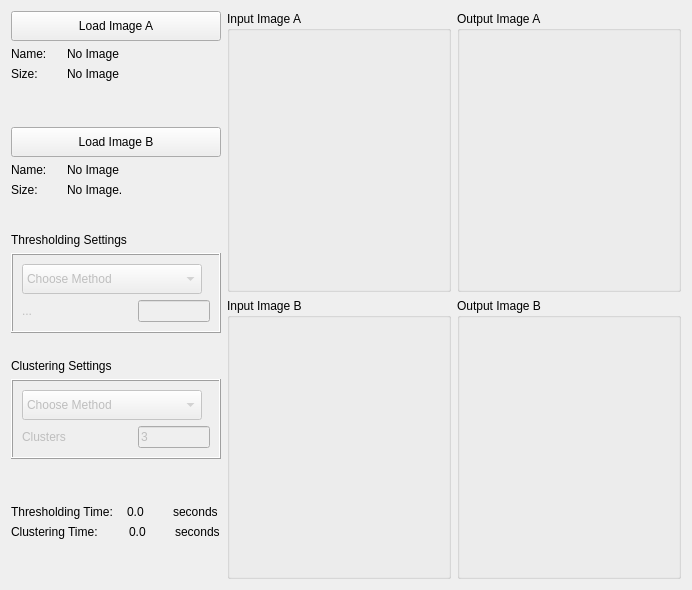
      <widget class="QWidget" name="Segmentation_Tab">
       <attribute name="title">
        <string>Segmentation</string>
       </attribute>
       <layout class="QGridLayout" name="gridLayout_68">
        <item row="0" column="0">
         <layout class="QGridLayout" name="gridLayout_57">
          <item row="0" column="0">
           <layout class="QVBoxLayout" name="verticalLayout_13">
            <item>
             <widget class="QPushButton" name="btn_load_7_1">
              <property name="sizePolicy">
               <sizepolicy hsizetype="Fixed" vsizetype="Fixed">
                <horstretch>0</horstretch>
                <verstretch>0</verstretch>
               </sizepolicy>
              </property>
              <property name="minimumSize">
               <size>
                <width>210</width>
                <height>30</height>
               </size>
              </property>
              <property name="maximumSize">
               <size>
                <width>210</width>
                <height>30</height>
               </size>
              </property>
              <property name="text">
               <string>Load Image A</string>
              </property>
             </widget>
            </item>
            <item>
             <layout class="QHBoxLayout" name="horizontalLayout_53">
              <property name="sizeConstraint">
               <enum>QLayout::SetFixedSize</enum>
              </property>
              <item>
               <widget class="QLabel" name="label_61">
                <property name="sizePolicy">
                 <sizepolicy hsizetype="Fixed" vsizetype="Fixed">
                  <horstretch>0</horstretch>
                  <verstretch>0</verstretch>
                 </sizepolicy>
                </property>
                <property name="minimumSize">
                 <size>
                  <width>50</width>
                  <height>0</height>
                 </size>
                </property>
                <property name="text">
                 <string>Name:</string>
                </property>
               </widget>
              </item>
              <item>
               <widget class="QLabel" name="label_imgName_7_1">
                <property name="sizePolicy">
                 <sizepolicy hsizetype="Fixed" vsizetype="Fixed">
                  <horstretch>0</horstretch>
                  <verstretch>0</verstretch>
                 </sizepolicy>
                </property>
                <property name="maximumSize">
                 <size>
                  <width>210</width>
                  <height>25</height>
                 </size>
                </property>
                <property name="text">
                 <string>No Image</string>
                </property>
               </widget>
              </item>
             </layout>
            </item>
            <item>
             <layout class="QHBoxLayout" name="horizontalLayout_54">
              <item>
               <widget class="QLabel" name="label_62">
                <property name="sizePolicy">
                 <sizepolicy hsizetype="Fixed" vsizetype="Fixed">
                  <horstretch>0</horstretch>
                  <verstretch>0</verstretch>
                 </sizepolicy>
                </property>
                <property name="minimumSize">
                 <size>
                  <width>50</width>
                  <height>0</height>
                 </size>
                </property>
                <property name="text">
                 <string>Size:</string>
                </property>
               </widget>
              </item>
              <item>
               <widget class="QLabel" name="label_imgSize_7_1">
                <property name="sizePolicy">
                 <sizepolicy hsizetype="Fixed" vsizetype="Fixed">
                  <horstretch>0</horstretch>
                  <verstretch>0</verstretch>
                 </sizepolicy>
                </property>
                <property name="maximumSize">
                 <size>
                  <width>210</width>
                  <height>25</height>
                 </size>
                </property>
                <property name="text">
                 <string>No Image</string>
                </property>
               </widget>
              </item>
             </layout>
            </item>
            <item>
             <spacer name="verticalSpacer_24">
              <property name="orientation">
               <enum>Qt::Vertical</enum>
              </property>
              <property name="sizeType">
               <enum>QSizePolicy::Fixed</enum>
              </property>
              <property name="sizeHint" stdset="0">
               <size>
                <width>20</width>
                <height>40</height>
               </size>
              </property>
             </spacer>
            </item>
            <item>
             <widget class="QPushButton" name="btn_load_7_2">
              <property name="enabled">
               <bool>true</bool>
              </property>
              <property name="sizePolicy">
               <sizepolicy hsizetype="Fixed" vsizetype="Fixed">
                <horstretch>0</horstretch>
                <verstretch>0</verstretch>
               </sizepolicy>
              </property>
              <property name="minimumSize">
               <size>
                <width>210</width>
                <height>30</height>
               </size>
              </property>
              <property name="maximumSize">
               <size>
                <width>210</width>
                <height>30</height>
               </size>
              </property>
              <property name="text">
               <string>Load Image B</string>
              </property>
             </widget>
            </item>
            <item>
             <layout class="QHBoxLayout" name="horizontalLayout_55">
              <property name="sizeConstraint">
               <enum>QLayout::SetFixedSize</enum>
              </property>
              <item>
               <widget class="QLabel" name="label_63">
                <property name="sizePolicy">
                 <sizepolicy hsizetype="Fixed" vsizetype="Fixed">
                  <horstretch>0</horstretch>
                  <verstretch>0</verstretch>
                 </sizepolicy>
                </property>
                <property name="minimumSize">
                 <size>
                  <width>50</width>
                  <height>0</height>
                 </size>
                </property>
                <property name="text">
                 <string>Name:</string>
                </property>
               </widget>
              </item>
              <item>
               <widget class="QLabel" name="label_imgName_7_2">
                <property name="sizePolicy">
                 <sizepolicy hsizetype="Fixed" vsizetype="Fixed">
                  <horstretch>0</horstretch>
                  <verstretch>0</verstretch>
                 </sizepolicy>
                </property>
                <property name="maximumSize">
                 <size>
                  <width>210</width>
                  <height>25</height>
                 </size>
                </property>
                <property name="text">
                 <string>No Image</string>
                </property>
               </widget>
              </item>
             </layout>
            </item>
            <item>
             <layout class="QHBoxLayout" name="horizontalLayout_56">
              <item>
               <widget class="QLabel" name="label_64">
                <property name="sizePolicy">
                 <sizepolicy hsizetype="Fixed" vsizetype="Fixed">
                  <horstretch>0</horstretch>
                  <verstretch>0</verstretch>
                 </sizepolicy>
                </property>
                <property name="minimumSize">
                 <size>
                  <width>50</width>
                  <height>0</height>
                 </size>
                </property>
                <property name="text">
                 <string>Size:</string>
                </property>
               </widget>
              </item>
              <item>
               <widget class="QLabel" name="label_imgSize_7_2">
                <property name="sizePolicy">
                 <sizepolicy hsizetype="Fixed" vsizetype="Fixed">
                  <horstretch>0</horstretch>
                  <verstretch>0</verstretch>
                 </sizepolicy>
                </property>
                <property name="maximumSize">
                 <size>
                  <width>210</width>
                  <height>25</height>
                 </size>
                </property>
                <property name="text">
                 <string>No Image.</string>
                </property>
               </widget>
              </item>
             </layout>
            </item>
            <item>
             <spacer name="verticalSpacer_25">
              <property name="orientation">
               <enum>Qt::Vertical</enum>
              </property>
              <property name="sizeType">
               <enum>QSizePolicy::Fixed</enum>
              </property>
              <property name="sizeHint" stdset="0">
               <size>
                <width>20</width>
                <height>30</height>
               </size>
              </property>
             </spacer>
            </item>
            <item>
             <layout class="QGridLayout" name="gridLayout_42">
              <item row="0" column="0">
               <widget class="QLabel" name="label_55">
                <property name="maximumSize">
                 <size>
                  <width>210</width>
                  <height>25</height>
                 </size>
                </property>
                <property name="text">
                 <string>Thresholding Settings</string>
                </property>
               </widget>
              </item>
              <item row="1" column="0">
               <widget class="QFrame" name="sift_settings_layout_2">
                <property name="enabled">
                 <bool>true</bool>
                </property>
                <property name="sizePolicy">
                 <sizepolicy hsizetype="Fixed" vsizetype="Fixed">
                  <horstretch>0</horstretch>
                  <verstretch>0</verstretch>
                 </sizepolicy>
                </property>
                <property name="maximumSize">
                 <size>
                  <width>210</width>
                  <height>16777215</height>
                 </size>
                </property>
                <property name="frameShape">
                 <enum>QFrame::Box</enum>
                </property>
                <property name="frameShadow">
                 <enum>QFrame::Raised</enum>
                </property>
                <property name="lineWidth">
                 <number>1</number>
                </property>
                <property name="midLineWidth">
                 <number>0</number>
                </property>
                <layout class="QGridLayout" name="gridLayout_44">
                 <item row="0" column="0">
                  <layout class="QVBoxLayout" name="verticalLayout_14">
                   <item>
                    <widget class="QComboBox" name="combo_thresholding_methods">
                     <property name="enabled">
                      <bool>false</bool>
                     </property>
                     <property name="sizePolicy">
                      <sizepolicy hsizetype="Fixed" vsizetype="Fixed">
                       <horstretch>0</horstretch>
                       <verstretch>0</verstretch>
                      </sizepolicy>
                     </property>
                     <property name="minimumSize">
                      <size>
                       <width>180</width>
                       <height>30</height>
                      </size>
                     </property>
                     <item>
                      <property name="text">
                       <string>Choose Method</string>
                      </property>
                     </item>
                     <item>
                      <property name="text">
                       <string>Optimal Thresholding</string>
                      </property>
                     </item>
                     <item>
                      <property name="text">
                       <string>Otsu Thresholding</string>
                      </property>
                     </item>
                     <item>
                      <property name="text">
                       <string>Spectral Thresholding</string>
                      </property>
                     </item>
                    </widget>
                   </item>
                   <item>
                    <layout class="QHBoxLayout" name="horizontalLayout_37">
                     <item>
                      <widget class="QLabel" name="label_matches_number_2">
                       <property name="enabled">
                        <bool>false</bool>
                       </property>
                       <property name="sizePolicy">
                        <sizepolicy hsizetype="Fixed" vsizetype="Fixed">
                         <horstretch>0</horstretch>
                         <verstretch>0</verstretch>
                        </sizepolicy>
                       </property>
                       <property name="minimumSize">
                        <size>
                         <width>110</width>
                         <height>0</height>
                        </size>
                       </property>
                       <property name="text">
                        <string>...</string>
                       </property>
                      </widget>
                     </item>
                     <item>
                      <widget class="QLineEdit" name="text_sift_matches_2">
                       <property name="enabled">
                        <bool>false</bool>
                       </property>
                       <property name="text">
                        <string/>
                       </property>
                      </widget>
                     </item>
                    </layout>
                   </item>
                  </layout>
                 </item>
                </layout>
               </widget>
              </item>
             </layout>
            </item>
            <item>
             <spacer name="verticalSpacer_26">
              <property name="orientation">
               <enum>Qt::Vertical</enum>
              </property>
              <property name="sizeType">
               <enum>QSizePolicy::Fixed</enum>
              </property>
              <property name="sizeHint" stdset="0">
               <size>
                <width>20</width>
                <height>20</height>
               </size>
              </property>
             </spacer>
            </item>
            <item>
             <layout class="QGridLayout" name="gridLayout_56">
              <item row="0" column="0">
               <widget class="QLabel" name="label_56">
                <property name="maximumSize">
                 <size>
                  <width>210</width>
                  <height>25</height>
                 </size>
                </property>
                <property name="text">
                 <string>Clustering Settings</string>
                </property>
               </widget>
              </item>
              <item row="1" column="0">
               <widget class="QFrame" name="sift_settings_layout_3">
                <property name="enabled">
                 <bool>true</bool>
                </property>
                <property name="sizePolicy">
                 <sizepolicy hsizetype="Fixed" vsizetype="Fixed">
                  <horstretch>0</horstretch>
                  <verstretch>0</verstretch>
                 </sizepolicy>
                </property>
                <property name="maximumSize">
                 <size>
                  <width>210</width>
                  <height>16777215</height>
                 </size>
                </property>
                <property name="frameShape">
                 <enum>QFrame::Box</enum>
                </property>
                <property name="frameShadow">
                 <enum>QFrame::Raised</enum>
                </property>
                <property name="lineWidth">
                 <number>1</number>
                </property>
                <property name="midLineWidth">
                 <number>0</number>
                </property>
                <layout class="QGridLayout" name="gridLayout_71">
                 <item row="0" column="0">
                  <layout class="QVBoxLayout" name="verticalLayout_17">
                   <item>
                    <widget class="QComboBox" name="combo_clustering_methods">
                     <property name="enabled">
                      <bool>false</bool>
                     </property>
                     <property name="sizePolicy">
                      <sizepolicy hsizetype="Fixed" vsizetype="Fixed">
                       <horstretch>0</horstretch>
                       <verstretch>0</verstretch>
                      </sizepolicy>
                     </property>
                     <property name="minimumSize">
                      <size>
                       <width>180</width>
                       <height>30</height>
                      </size>
                     </property>
                     <item>
                      <property name="text">
                       <string>Choose Method</string>
                      </property>
                     </item>
                     <item>
                      <property name="text">
                       <string>K-means</string>
                      </property>
                     </item>
                     <item>
                      <property name="text">
                       <string>Region Growing</string>
                      </property>
                     </item>
                     <item>
                      <property name="text">
                       <string>Agglomerative Clustering</string>
                      </property>
                     </item>
                     <item>
                      <property name="text">
                       <string>Mean-shift Clustering</string>
                      </property>
                     </item>
                    </widget>
                   </item>
                   <item>
                    <layout class="QHBoxLayout" name="horizontalLayout_42">
                     <item>
                      <widget class="QLabel" name="label_clusters_number">
                       <property name="enabled">
                        <bool>false</bool>
                       </property>
                       <property name="sizePolicy">
                        <sizepolicy hsizetype="Fixed" vsizetype="Fixed">
                         <horstretch>0</horstretch>
                         <verstretch>0</verstretch>
                        </sizepolicy>
                       </property>
                       <property name="minimumSize">
                        <size>
                         <width>110</width>
                         <height>0</height>
                        </size>
                       </property>
                       <property name="text">
                        <string>Clusters</string>
                       </property>
                      </widget>
                     </item>
                     <item>
                      <widget class="QLineEdit" name="text_clusters_numbers">
                       <property name="enabled">
                        <bool>false</bool>
                       </property>
                       <property name="text">
                        <string>3</string>
                       </property>
                      </widget>
                     </item>
                    </layout>
                   </item>
                  </layout>
                 </item>
                </layout>
               </widget>
              </item>
             </layout>
            </item>
            <item>
             <spacer name="verticalSpacer_28">
              <property name="orientation">
               <enum>Qt::Vertical</enum>
              </property>
              <property name="sizeType">
               <enum>QSizePolicy::Fixed</enum>
              </property>
              <property name="sizeHint" stdset="0">
               <size>
                <width>20</width>
                <height>40</height>
               </size>
              </property>
             </spacer>
            </item>
            <item>
             <layout class="QHBoxLayout" name="horizontalLayout_61">
              <property name="sizeConstraint">
               <enum>QLayout::SetFixedSize</enum>
              </property>
              <item>
               <widget class="QLabel" name="label_69">
                <property name="sizePolicy">
                 <sizepolicy hsizetype="Fixed" vsizetype="Fixed">
                  <horstretch>0</horstretch>
                  <verstretch>0</verstretch>
                 </sizepolicy>
                </property>
                <property name="minimumSize">
                 <size>
                  <width>110</width>
                  <height>0</height>
                 </size>
                </property>
                <property name="text">
                 <string>Thresholding Time:</string>
                </property>
               </widget>
              </item>
              <item>
               <widget class="QLabel" name="label_elapsed_time_thresholding">
                <property name="sizePolicy">
                 <sizepolicy hsizetype="Fixed" vsizetype="Fixed">
                  <horstretch>0</horstretch>
                  <verstretch>0</verstretch>
                 </sizepolicy>
                </property>
                <property name="maximumSize">
                 <size>
                  <width>40</width>
                  <height>25</height>
                 </size>
                </property>
                <property name="text">
                 <string>0.0</string>
                </property>
               </widget>
              </item>
              <item>
               <widget class="QLabel" name="label_47">
                <property name="text">
                 <string>seconds</string>
                </property>
               </widget>
              </item>
             </layout>
            </item>
            <item>
             <layout class="QHBoxLayout" name="horizontalLayout_68">
              <property name="sizeConstraint">
               <enum>QLayout::SetFixedSize</enum>
              </property>
              <item>
               <widget class="QLabel" name="label_76">
                <property name="sizePolicy">
                 <sizepolicy hsizetype="Fixed" vsizetype="Fixed">
                  <horstretch>0</horstretch>
                  <verstretch>0</verstretch>
                 </sizepolicy>
                </property>
                <property name="minimumSize">
                 <size>
                  <width>112</width>
                  <height>0</height>
                 </size>
                </property>
                <property name="text">
                 <string>Clustering Time:</string>
                </property>
               </widget>
              </item>
              <item>
               <widget class="QLabel" name="label_elapsed_time_clustering">
                <property name="sizePolicy">
                 <sizepolicy hsizetype="Fixed" vsizetype="Fixed">
                  <horstretch>0</horstretch>
                  <verstretch>0</verstretch>
                 </sizepolicy>
                </property>
                <property name="maximumSize">
                 <size>
                  <width>40</width>
                  <height>25</height>
                 </size>
                </property>
                <property name="text">
                 <string>0.0</string>
                </property>
               </widget>
              </item>
              <item>
               <widget class="QLabel" name="label_49">
                <property name="text">
                 <string>seconds</string>
                </property>
               </widget>
              </item>
             </layout>
            </item>
            <item>
             <spacer name="verticalSpacer_27">
              <property name="orientation">
               <enum>Qt::Vertical</enum>
              </property>
              <property name="sizeHint" stdset="0">
               <size>
                <width>20</width>
                <height>40</height>
               </size>
              </property>
             </spacer>
            </item>
           </layout>
          </item>
          <item row="0" column="1">
           <layout class="QGridLayout" name="gridLayout_58">
            <property name="sizeConstraint">
             <enum>QLayout::SetNoConstraint</enum>
            </property>
            <item row="0" column="0">
             <widget class="QGroupBox" name="groupBox_15">
              <property name="sizePolicy">
               <sizepolicy hsizetype="Expanding" vsizetype="Expanding">
                <horstretch>0</horstretch>
                <verstretch>0</verstretch>
               </sizepolicy>
              </property>
              <property name="title">
               <string>Input Image A</string>
              </property>
              <layout class="QGridLayout" name="gridLayout_59">
               <item row="0" column="0">
                <widget class="ImageView" name="img7_1_input" native="true">
                 <property name="sizePolicy">
                  <sizepolicy hsizetype="Expanding" vsizetype="Expanding">
                   <horstretch>0</horstretch>
                   <verstretch>0</verstretch>
                  </sizepolicy>
                 </property>
                 <property name="minimumSize">
                  <size>
                   <width>200</width>
                   <height>200</height>
                  </size>
                 </property>
                </widget>
               </item>
              </layout>
             </widget>
            </item>
            <item row="1" column="1">
             <widget class="QGroupBox" name="groupBox_16">
              <property name="sizePolicy">
               <sizepolicy hsizetype="Expanding" vsizetype="Expanding">
                <horstretch>0</horstretch>
                <verstretch>0</verstretch>
               </sizepolicy>
              </property>
              <property name="title">
               <string>Output Image B</string>
              </property>
              <layout class="QGridLayout" name="gridLayout_60">
               <item row="0" column="0">
                <widget class="ImageView" name="img7_2_output" native="true">
                 <property name="sizePolicy">
                  <sizepolicy hsizetype="Expanding" vsizetype="Expanding">
                   <horstretch>0</horstretch>
                   <verstretch>0</verstretch>
                  </sizepolicy>
                 </property>
                 <property name="minimumSize">
                  <size>
                   <width>200</width>
                   <height>200</height>
                  </size>
                 </property>
                </widget>
               </item>
              </layout>
             </widget>
            </item>
            <item row="0" column="1">
             <widget class="QGroupBox" name="groupBox_17">
              <property name="sizePolicy">
               <sizepolicy hsizetype="Expanding" vsizetype="Expanding">
                <horstretch>0</horstretch>
                <verstretch>0</verstretch>
               </sizepolicy>
              </property>
              <property name="title">
               <string>Output Image A</string>
              </property>
              <layout class="QGridLayout" name="gridLayout_66">
               <item row="0" column="0">
                <widget class="ImageView" name="img7_1_output" native="true">
                 <property name="sizePolicy">
                  <sizepolicy hsizetype="Expanding" vsizetype="Expanding">
                   <horstretch>0</horstretch>
                   <verstretch>0</verstretch>
                  </sizepolicy>
                 </property>
                 <property name="minimumSize">
                  <size>
                   <width>200</width>
                   <height>200</height>
                  </size>
                 </property>
                </widget>
               </item>
              </layout>
             </widget>
            </item>
            <item row="1" column="0">
             <widget class="QGroupBox" name="groupBox_18">
              <property name="sizePolicy">
               <sizepolicy hsizetype="Expanding" vsizetype="Expanding">
                <horstretch>0</horstretch>
                <verstretch>0</verstretch>
               </sizepolicy>
              </property>
              <property name="title">
               <string>Input Image B</string>
              </property>
              <layout class="QGridLayout" name="gridLayout_67">
               <item row="0" column="1">
                <widget class="ImageView" name="img7_2_input" native="true">
                 <property name="sizePolicy">
                  <sizepolicy hsizetype="Expanding" vsizetype="Expanding">
                   <horstretch>0</horstretch>
                   <verstretch>0</verstretch>
                  </sizepolicy>
                 </property>
                 <property name="minimumSize">
                  <size>
                   <width>200</width>
                   <height>200</height>
                  </size>
                 </property>
                </widget>
               </item>
              </layout>
             </widget>
            </item>
           </layout>
          </item>
         </layout>
        </item>
       </layout>
      </widget>
